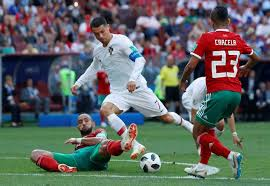
#> input picture week2 (image-operation)/part1/ronaldo.jpg, 270 x 186 px
$ python rotation.py
#> lines starting #> are read from the running program, lines starting #| are printed output that depends on the picture
import cv2 as cv
import numpy as np

img = cv.imread("ronaldo.jpg")
#> img is the input picture: shape (186, 270, 3); mean B, G, R 98.4, 100.4, 95.4

#  first defined center
(h, w) = img.shape[:2]
#> h = 186; w = 270
center = (w//2, h//2)
#> center = (135, 93)

#  Define Rotation Matrix
M = cv.getRotationMatrix2D(center, 45, 0.5)
rotate = cv.warpAffine(img, M, (w, h))
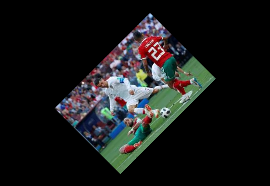
#> rotate: shape (186, 270, 3); mean B, G, R 24.6, 25.1, 23.9

cv.imshow("Rotation", rotate)
cv.waitKey()
cv.destroyAllWindows()
